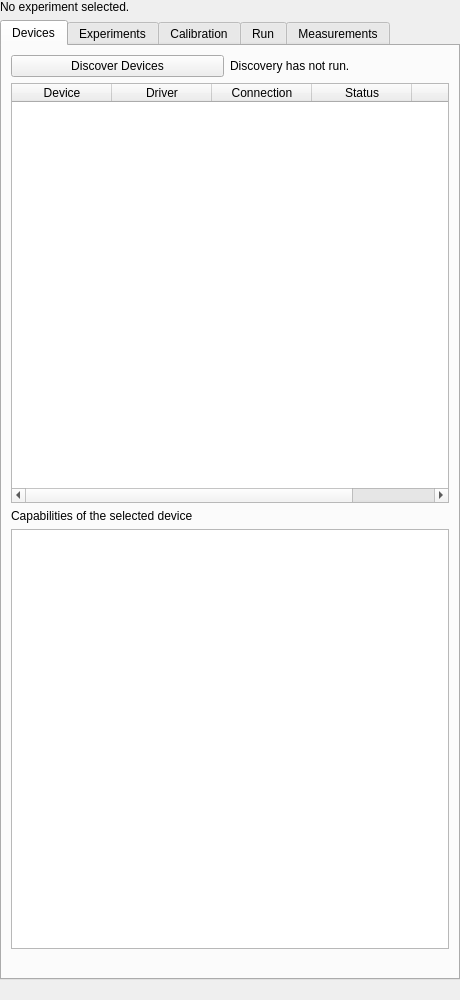
<?xml version="1.0" encoding="UTF-8"?>
<ui version="4.0">
 <class>ExperimentsPanel</class>
 <widget class="QWidget" name="ExperimentsPanel">
  <property name="geometry"><rect><x>0</x><y>0</y><width>460</width><height>1000</height></rect></property>
  <layout class="QVBoxLayout" name="outerLayout"><property name="leftMargin"><number>0</number></property><property name="topMargin"><number>0</number></property><property name="rightMargin"><number>0</number></property><property name="bottomMargin"><number>0</number></property>
   <item><layout class="QVBoxLayout" name="auto25"><item><widget class="QLabel" name="summaryLabel"><property name="text"><string>No experiment selected.</string></property><property name="wordWrap"><bool>true</bool></property></widget></item><item><widget class="QTabWidget" name="tabs"><widget class="QWidget" name="devicesTab"><attribute name="title"><string>Devices</string></attribute><layout class="QVBoxLayout" name="auto3"><item><layout class="QHBoxLayout" name="auto2"><item><widget class="QPushButton" name="discoverButton"><property name="text"><string>Discover Devices</string></property></widget></item><item><widget class="QLabel" name="discoveryLabel"><property name="text"><string>Discovery has not run.</string></property><property name="wordWrap"><bool>false</bool></property></widget></item><item><spacer name="auto1"><property name="orientation"><enum>Qt::Horizontal</enum></property></spacer></item></layout></item><item><widget class="QTableWidget" name="deviceTable"><property name="editTriggers"><set>QAbstractItemView::NoEditTriggers</set></property><property name="selectionBehavior"><enum>QAbstractItemView::SelectRows</enum></property><property name="minimumSize"><size><width>0</width><height>150</height></size></property><attribute name="verticalHeaderVisible"><bool>false</bool></attribute><attribute name="horizontalHeaderStretchLastSection"><bool>true</bool></attribute><column><property name="text"><string>Device</string></property></column><column><property name="text"><string>Driver</string></property></column><column><property name="text"><string>Connection</string></property></column><column><property name="text"><string>Status</string></property></column><column><property name="text"><string>Data</string></property></column></widget></item><item><widget class="QLabel" name="capabilitiesTitle"><property name="text"><string>Capabilities of the selected device</string></property><property name="wordWrap"><bool>true</bool></property></widget></item><item><widget class="QPlainTextEdit" name="capabilitiesText"><property name="readOnly"><bool>true</bool></property><property name="minimumSize"><size><width>0</width><height>120</height></size></property></widget></item><item><widget class="QLabel" name="driversLabel"><property name="text"><string></string></property><property name="wordWrap"><bool>true</bool></property></widget></item></layout></widget><widget class="QWidget" name="experimentsTab"><attribute name="title"><string>Experiments</string></attribute><layout class="QVBoxLayout" name="auto6"><item><layout class="QHBoxLayout" name="auto5"><item><widget class="QComboBox" name="templateCombo"></widget></item><item><widget class="QPushButton" name="addButton"><property name="text"><string>Add From Template</string></property></widget></item><item><widget class="QPushButton" name="removeButton"><property name="text"><string>Remove</string></property></widget></item><item><spacer name="auto4"><property name="orientation"><enum>Qt::Horizontal</enum></property></spacer></item></layout></item><item><widget class="QListWidget" name="experimentList"><property name="minimumSize"><size><width>0</width><height>110</height></size></property></widget></item><item><widget class="QLabel" name="definitionTitle"><property name="text"><string>Definition</string></property><property name="wordWrap"><bool>true</bool></property></widget></item><item><widget class="QTreeWidget" name="definitionTree"><property name="minimumSize"><size><width>0</width><height>200</height></size></property><column><property name="text"><string>Item</string></property></column><column><property name="text"><string>Value</string></property></column></widget></item><item><widget class="QLabel" name="validationTitle"><property name="text"><string>Validation (without hardware)</string></property><property name="wordWrap"><bool>true</bool></property></widget></item><item><widget class="QPlainTextEdit" name="validationText"><property name="readOnly"><bool>true</bool></property><property name="minimumSize"><size><width>0</width><height>90</height></size></property></widget></item></layout></widget><widget class="QWidget" name="calibrationTab"><attribute name="title"><string>Calibration</string></attribute><layout class="QVBoxLayout" name="auto12"><item><widget class="QTableWidget" name="calibrationTable"><property name="editTriggers"><set>QAbstractItemView::NoEditTriggers</set></property><property name="selectionBehavior"><enum>QAbstractItemView::SelectRows</enum></property><property name="minimumSize"><size><width>0</width><height>140</height></size></property><attribute name="verticalHeaderVisible"><bool>false</bool></attribute><attribute name="horizontalHeaderStretchLastSection"><bool>true</bool></attribute><column><property name="text"><string>Id</string></property></column><column><property name="text"><string>Version</string></property></column><column><property name="text"><string>Type</string></property></column><column><property name="text"><string>For</string></property></column><column><property name="text"><string>Value</string></property></column><column><property name="text"><string>Valid until</string></property></column><column><property name="text"><string>Source</string></property></column></widget></item><item><widget class="QPlainTextEdit" name="calibrationText"><property name="readOnly"><bool>true</bool></property><property name="minimumSize"><size><width>0</width><height>90</height></size></property></widget></item><item><layout class="QFormLayout" name="auto9"><item row="0" column="0"><widget class="QLabel" name="formLabel7"><property name="text"><string>Sensor</string></property></widget></item><item row="0" column="1"><widget class="QComboBox" name="sensorCombo"></widget></item><item row="1" column="0"><widget class="QLabel" name="formLabel8"><property name="text"><string>Calibration</string></property></widget></item><item row="1" column="1"><widget class="QComboBox" name="calibrationCombo"></widget></item></layout></item><item><layout class="QHBoxLayout" name="auto11"><item><widget class="QPushButton" name="selectCalibrationButton"><property name="text"><string>Select For Sensor</string></property></widget></item><item><widget class="QPushButton" name="importCalibrationButton"><property name="text"><string>Import Calibration...</string></property></widget></item><item><spacer name="auto10"><property name="orientation"><enum>Qt::Horizontal</enum></property></spacer></item></layout></item></layout></widget><widget class="QWidget" name="runTab"><attribute name="title"><string>Run</string></attribute><layout class="QVBoxLayout" name="auto17"><item><widget class="QPlainTextEdit" name="safetyText"><property name="readOnly"><bool>true</bool></property><property name="minimumSize"><size><width>0</width><height>90</height></size></property></widget></item><item><layout class="QHBoxLayout" name="auto14"><item><widget class="QPushButton" name="authorizeButton"><property name="text"><string>Authorize Output...</string></property></widget></item><item><widget class="QLabel" name="authorizationLabel"><property name="text"><string>No output authorized.</string></property><property name="wordWrap"><bool>false</bool></property></widget></item><item><spacer name="auto13"><property name="orientation"><enum>Qt::Horizontal</enum></property></spacer></item></layout></item><item><layout class="QHBoxLayout" name="auto16"><item><widget class="QPushButton" name="runButton"><property name="text"><string>Run</string></property></widget></item><item><widget class="QPushButton" name="stopButton"><property name="text"><string>Stop</string></property></widget></item><item><widget class="QPushButton" name="emergencyButton"><property name="text"><string>EMERGENCY STOP</string></property></widget></item><item><widget class="QPushButton" name="resetEmergencyButton"><property name="text"><string>Reset Stop</string></property></widget></item><item><spacer name="auto15"><property name="orientation"><enum>Qt::Horizontal</enum></property></spacer></item></layout></item><item><widget class="QProgressBar" name="runProgress"><property name="value"><number>0</number></property></widget></item><item><widget class="QLabel" name="stateLabel"><property name="text"><string>Draft</string></property><property name="wordWrap"><bool>true</bool></property></widget></item><item><widget class="QLabel" name="statsLabel"><property name="text"><string></string></property><property name="wordWrap"><bool>true</bool></property></widget></item><item><widget class="PlotWidget" name="livePlot" native="true"><property name="minimumSize"><size><width>0</width><height>180</height></size></property></widget></item><item><widget class="QPlainTextEdit" name="stepsText"><property name="readOnly"><bool>true</bool></property><property name="minimumSize"><size><width>0</width><height>110</height></size></property></widget></item></layout></widget><widget class="QWidget" name="measurementsTab"><attribute name="title"><string>Measurements</string></attribute><layout class="QVBoxLayout" name="auto24"><item><widget class="QTreeWidget" name="measurementTree"><property name="minimumSize"><size><width>0</width><height>160</height></size></property><column><property name="text"><string>Data set</string></property></column><column><property name="text"><string>Category</string></property></column><column><property name="text"><string>Kind</string></property></column><column><property name="text"><string>Quantity</string></property></column></widget></item><item><layout class="QHBoxLayout" name="auto19"><item><widget class="QComboBox" name="viewCombo"><item><property name="text"><string>Magnitude</string></property></item><item><property name="text"><string>Magnitude (dB)</string></property></item><item><property name="text"><string>Phase (deg)</string></property></item><item><property name="text"><string>Real part</string></property></item><item><property name="text"><string>Coherence</string></property></item></widget></item><item><spacer name="auto18"><property name="orientation"><enum>Qt::Horizontal</enum></property></spacer></item></layout></item><item><widget class="PlotWidget" name="measurementPlot" native="true"><property name="minimumSize"><size><width>0</width><height>200</height></size></property></widget></item><item><widget class="QPlainTextEdit" name="measurementText"><property name="readOnly"><bool>true</bool></property><property name="minimumSize"><size><width>0</width><height>110</height></size></property></widget></item><item><layout class="QHBoxLayout" name="auto21"><item><widget class="QPushButton" name="importTouchstoneButton"><property name="text"><string>Import Touchstone...</string></property></widget></item><item><widget class="QPushButton" name="compareButton"><property name="text"><string>Compare With Simulation</string></property></widget></item><item><spacer name="auto20"><property name="orientation"><enum>Qt::Horizontal</enum></property></spacer></item></layout></item><item><layout class="QHBoxLayout" name="auto23"><item><widget class="QPushButton" name="reportButton"><property name="text"><string>Save Report...</string></property></widget></item><item><widget class="QPushButton" name="exportButton"><property name="text"><string>Export Archive...</string></property></widget></item><item><widget class="QPushButton" name="importArchiveButton"><property name="text"><string>Import Archive...</string></property></widget></item><item><spacer name="auto22"><property name="orientation"><enum>Qt::Horizontal</enum></property></spacer></item></layout></item><item><widget class="QPlainTextEdit" name="comparisonText"><property name="readOnly"><bool>true</bool></property><property name="minimumSize"><size><width>0</width><height>90</height></size></property></widget></item></layout></widget></widget></item><item><widget class="QLabel" name="statusLabel"><property name="text"><string></string></property><property name="wordWrap"><bool>true</bool></property></widget></item></layout></item>
  </layout>
 </widget>
 <customwidgets>
  <customwidget><class>PlotWidget</class><extends>QWidget</extends><header>PlotWidget.h</header><container>1</container></customwidget>
 </customwidgets>
 <resources/>
 <connections/>
</ui>
